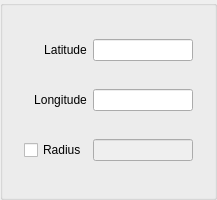
                <widget class="QGroupBox" name="groupBox_4">
                 <property name="sizePolicy">
                  <sizepolicy hsizetype="Minimum" vsizetype="Expanding">
                   <horstretch>0</horstretch>
                   <verstretch>0</verstretch>
                  </sizepolicy>
                 </property>
                 <property name="minimumSize">
                  <size>
                   <width>0</width>
                   <height>200</height>
                  </size>
                 </property>
                 <property name="autoFillBackground">
                  <bool>false</bool>
                 </property>
                 <property name="title">
                  <string/>
                 </property>
                 <property name="alignment">
                  <set>Qt::AlignCenter</set>
                 </property>
                 <layout class="QGridLayout" name="gridLayout_13">
                  <item row="1" column="0">
                   <spacer name="horizontalSpacer_3">
                    <property name="orientation">
                     <enum>Qt::Horizontal</enum>
                    </property>
                    <property name="sizeType">
                     <enum>QSizePolicy::Expanding</enum>
                    </property>
                    <property name="sizeHint" stdset="0">
                     <size>
                      <width>10</width>
                      <height>20</height>
                     </size>
                    </property>
                   </spacer>
                  </item>
                  <item row="1" column="2">
                   <widget class="QLineEdit" name="pointLongitudeSigmaLineEdit">
                    <property name="sizePolicy">
                     <sizepolicy hsizetype="Expanding" vsizetype="Fixed">
                      <horstretch>0</horstretch>
                      <verstretch>0</verstretch>
                     </sizepolicy>
                    </property>
                    <property name="minimumSize">
                     <size>
                      <width>100</width>
                      <height>0</height>
                     </size>
                    </property>
                    <property name="maximumSize">
                     <size>
                      <width>100</width>
                      <height>100</height>
                     </size>
                    </property>
                    <property name="alignment">
                     <set>Qt::AlignRight|Qt::AlignTrailing|Qt::AlignVCenter</set>
                    </property>
                   </widget>
                  </item>
                  <item row="1" column="3">
                   <spacer name="horizontalSpacer_4">
                    <property name="orientation">
                     <enum>Qt::Horizontal</enum>
                    </property>
                    <property name="sizeType">
                     <enum>QSizePolicy::Expanding</enum>
                    </property>
                    <property name="sizeHint" stdset="0">
                     <size>
                      <width>10</width>
                      <height>20</height>
                     </size>
                    </property>
                   </spacer>
                  </item>
                  <item row="1" column="1" alignment="Qt::AlignRight">
                   <widget class="QLabel" name="pointLongitudeSigmaLabel">
                    <property name="sizePolicy">
                     <sizepolicy hsizetype="Preferred" vsizetype="Fixed">
                      <horstretch>0</horstretch>
                      <verstretch>0</verstretch>
                     </sizepolicy>
                    </property>
                    <property name="maximumSize">
                     <size>
                      <width>100</width>
                      <height>16777215</height>
                     </size>
                    </property>
                    <property name="toolTip">
                     <string>Valid Range: 1.0e-10 to 1.0e+10</string>
                    </property>
                    <property name="layoutDirection">
                     <enum>Qt::LeftToRight</enum>
                    </property>
                    <property name="text">
                     <string>&lt;html&gt;&lt;head/&gt;&lt;body&gt;&lt;p align=&quot;center&quot;&gt;Longitude&lt;/p&gt;&lt;/body&gt;&lt;/html&gt;</string>
                    </property>
                    <property name="textFormat">
                     <enum>Qt::RichText</enum>
                    </property>
                   </widget>
                  </item>
                  <item row="0" column="2">
                   <widget class="QLineEdit" name="pointLatitudeSigmaLineEdit">
                    <property name="sizePolicy">
                     <sizepolicy hsizetype="Expanding" vsizetype="Fixed">
                      <horstretch>0</horstretch>
                      <verstretch>0</verstretch>
                     </sizepolicy>
                    </property>
                    <property name="maximumSize">
                     <size>
                      <width>100</width>
                      <height>100</height>
                     </size>
                    </property>
                    <property name="inputMask">
                     <string/>
                    </property>
                    <property name="alignment">
                     <set>Qt::AlignRight|Qt::AlignTrailing|Qt::AlignVCenter</set>
                    </property>
                   </widget>
                  </item>
                  <item row="2" column="2">
                   <widget class="QLineEdit" name="pointRadiusSigmaLineEdit">
                    <property name="enabled">
                     <bool>false</bool>
                    </property>
                    <property name="sizePolicy">
                     <sizepolicy hsizetype="Expanding" vsizetype="Fixed">
                      <horstretch>0</horstretch>
                      <verstretch>0</verstretch>
                     </sizepolicy>
                    </property>
                    <property name="minimumSize">
                     <size>
                      <width>100</width>
                      <height>0</height>
                     </size>
                    </property>
                    <property name="maximumSize">
                     <size>
                      <width>100</width>
                      <height>100</height>
                     </size>
                    </property>
                    <property name="alignment">
                     <set>Qt::AlignRight|Qt::AlignTrailing|Qt::AlignVCenter</set>
                    </property>
                   </widget>
                  </item>
                  <item row="2" column="1" alignment="Qt::AlignRight">
                   <widget class="QCheckBox" name="pointRadiusSigmaCheckBox">
                    <property name="enabled">
                     <bool>true</bool>
                    </property>
                    <property name="sizePolicy">
                     <sizepolicy hsizetype="Preferred" vsizetype="Fixed">
                      <horstretch>0</horstretch>
                      <verstretch>0</verstretch>
                     </sizepolicy>
                    </property>
                    <property name="maximumSize">
                     <size>
                      <width>100</width>
                      <height>16777215</height>
                     </size>
                    </property>
                    <property name="toolTip">
                     <string>Solve for local point radii. 

Valid Range: 1.0e-10 to 1.0e+10</string>
                    </property>
                    <property name="layoutDirection">
                     <enum>Qt::LeftToRight</enum>
                    </property>
                    <property name="text">
                     <string>Radius</string>
                    </property>
                    <property name="tristate">
                     <bool>false</bool>
                    </property>
                   </widget>
                  </item>
                  <item row="0" column="1" alignment="Qt::AlignRight">
                   <widget class="QLabel" name="pointLatitudeSigmaLabel">
                    <property name="sizePolicy">
                     <sizepolicy hsizetype="Preferred" vsizetype="Fixed">
                      <horstretch>0</horstretch>
                      <verstretch>0</verstretch>
                     </sizepolicy>
                    </property>
                    <property name="maximumSize">
                     <size>
                      <width>100</width>
                      <height>16777215</height>
                     </size>
                    </property>
                    <property name="toolTip">
                     <string>Valid Range: 1.0e-10 to 1.0e+10</string>
                    </property>
                    <property name="text">
                     <string>&lt;html&gt;&lt;head/&gt;&lt;body&gt;&lt;p align=&quot;center&quot;&gt;Latitude&lt;/p&gt;&lt;/body&gt;&lt;/html&gt;</string>
                    </property>
                    <property name="textFormat">
                     <enum>Qt::RichText</enum>
                    </property>
                   </widget>
                  </item>
                 </layout>
                </widget>
